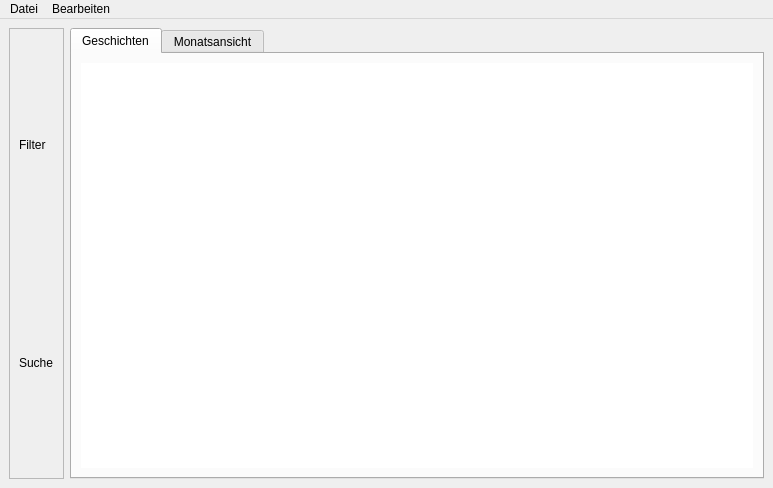
<?xml version="1.0" encoding="UTF-8"?>
<ui version="4.0">
 <class>MainWindow</class>
 <widget class="QMainWindow" name="MainWindow">
  <property name="geometry">
   <rect>
    <x>0</x>
    <y>0</y>
    <width>773</width>
    <height>488</height>
   </rect>
  </property>
  <property name="windowTitle">
   <string>Kalender</string>
  </property>
  <widget class="QWidget" name="centralwidget">
   <layout class="QHBoxLayout" name="horizontalLayout" stretch="0,5">
    <item>
     <widget class="QFrame" name="frame">
      <property name="frameShape">
       <enum>QFrame::StyledPanel</enum>
      </property>
      <property name="frameShadow">
       <enum>QFrame::Raised</enum>
      </property>
      <layout class="QVBoxLayout" name="verticalLayout_3">
       <item>
        <widget class="QLabel" name="label">
         <property name="text">
          <string>Filter</string>
         </property>
        </widget>
       </item>
       <item>
        <widget class="QLabel" name="label_2">
         <property name="text">
          <string>Suche</string>
         </property>
        </widget>
       </item>
      </layout>
     </widget>
    </item>
    <item>
     <widget class="QTabWidget" name="tabWidget">
      <property name="currentIndex">
       <number>0</number>
      </property>
      <widget class="QWidget" name="tab_2">
       <attribute name="title">
        <string>Geschichten</string>
       </attribute>
       <layout class="QVBoxLayout" name="verticalLayout">
        <item>
         <widget class="QTableWidget" name="storyTW">
          <property name="frameShape">
           <enum>QFrame::NoFrame</enum>
          </property>
          <property name="frameShadow">
           <enum>QFrame::Plain</enum>
          </property>
          <property name="lineWidth">
           <number>0</number>
          </property>
          <property name="editTriggers">
           <set>QAbstractItemView::NoEditTriggers</set>
          </property>
          <property name="tabKeyNavigation">
           <bool>false</bool>
          </property>
          <property name="showDropIndicator" stdset="0">
           <bool>false</bool>
          </property>
          <property name="dragDropOverwriteMode">
           <bool>false</bool>
          </property>
          <property name="selectionMode">
           <enum>QAbstractItemView::NoSelection</enum>
          </property>
          <property name="selectionBehavior">
           <enum>QAbstractItemView::SelectRows</enum>
          </property>
          <property name="showGrid">
           <bool>false</bool>
          </property>
          <property name="gridStyle">
           <enum>Qt::NoPen</enum>
          </property>
          <property name="wordWrap">
           <bool>false</bool>
          </property>
          <property name="cornerButtonEnabled">
           <bool>false</bool>
          </property>
          <attribute name="horizontalHeaderVisible">
           <bool>false</bool>
          </attribute>
          <attribute name="horizontalHeaderHighlightSections">
           <bool>false</bool>
          </attribute>
          <attribute name="verticalHeaderVisible">
           <bool>false</bool>
          </attribute>
          <attribute name="verticalHeaderHighlightSections">
           <bool>false</bool>
          </attribute>
          <column>
           <property name="text">
            <string>Titel</string>
           </property>
          </column>
          <column>
           <property name="text">
            <string>Datei</string>
           </property>
          </column>
          <column>
           <property name="text">
            <string>Pfad</string>
           </property>
          </column>
          <column>
           <property name="text">
            <string>Kurzinfo</string>
           </property>
          </column>
          <column>
           <property name="text">
            <string>Löschen</string>
           </property>
          </column>
         </widget>
        </item>
       </layout>
      </widget>
      <widget class="QWidget" name="month">
       <attribute name="title">
        <string>Monatsansicht</string>
       </attribute>
       <layout class="QVBoxLayout" name="verticalLayout_2" stretch="0,0">
        <item>
         <layout class="QHBoxLayout" name="horizontalLayout_2">
          <item>
           <widget class="QPushButton" name="previousB">
            <property name="text">
             <string>Letzter Monat</string>
            </property>
           </widget>
          </item>
          <item>
           <widget class="QLabel" name="monthLabel">
            <property name="text">
             <string>Monat</string>
            </property>
            <property name="alignment">
             <set>Qt::AlignCenter</set>
            </property>
           </widget>
          </item>
          <item>
           <widget class="QPushButton" name="nextB">
            <property name="text">
             <string>Nächster Monat</string>
            </property>
           </widget>
          </item>
         </layout>
        </item>
        <item>
         <widget class="MyTableWidget" name="monthTW">
          <property name="frameShape">
           <enum>QFrame::NoFrame</enum>
          </property>
          <property name="frameShadow">
           <enum>QFrame::Plain</enum>
          </property>
          <property name="lineWidth">
           <number>0</number>
          </property>
          <property name="verticalScrollBarPolicy">
           <enum>Qt::ScrollBarAlwaysOff</enum>
          </property>
          <property name="horizontalScrollBarPolicy">
           <enum>Qt::ScrollBarAlwaysOff</enum>
          </property>
          <property name="autoScroll">
           <bool>false</bool>
          </property>
          <property name="editTriggers">
           <set>QAbstractItemView::NoEditTriggers</set>
          </property>
          <property name="showDropIndicator" stdset="0">
           <bool>false</bool>
          </property>
          <property name="dragDropOverwriteMode">
           <bool>false</bool>
          </property>
          <property name="selectionMode">
           <enum>QAbstractItemView::NoSelection</enum>
          </property>
          <property name="showGrid">
           <bool>false</bool>
          </property>
          <property name="gridStyle">
           <enum>Qt::NoPen</enum>
          </property>
          <property name="cornerButtonEnabled">
           <bool>false</bool>
          </property>
          <property name="rowCount">
           <number>7</number>
          </property>
          <property name="columnCount">
           <number>7</number>
          </property>
          <attribute name="horizontalHeaderVisible">
           <bool>false</bool>
          </attribute>
          <attribute name="horizontalHeaderCascadingSectionResizes">
           <bool>false</bool>
          </attribute>
          <attribute name="horizontalHeaderHighlightSections">
           <bool>false</bool>
          </attribute>
          <attribute name="horizontalHeaderShowSortIndicator" stdset="0">
           <bool>false</bool>
          </attribute>
          <attribute name="horizontalHeaderStretchLastSection">
           <bool>false</bool>
          </attribute>
          <attribute name="verticalHeaderVisible">
           <bool>false</bool>
          </attribute>
          <attribute name="verticalHeaderHighlightSections">
           <bool>false</bool>
          </attribute>
          <row>
           <property name="text">
            <string>1</string>
           </property>
          </row>
          <row/>
          <row/>
          <row/>
          <row/>
          <row/>
          <row/>
          <column>
           <property name="text">
            <string>Montag</string>
           </property>
          </column>
          <column>
           <property name="text">
            <string>Neue Spalte</string>
           </property>
          </column>
          <column>
           <property name="text">
            <string>Dienstag</string>
           </property>
          </column>
          <column>
           <property name="text">
            <string>Mittwoch</string>
           </property>
          </column>
          <column>
           <property name="text">
            <string>Donnerstag</string>
           </property>
          </column>
          <column>
           <property name="text">
            <string>Freitag</string>
           </property>
          </column>
          <column>
           <property name="text">
            <string>Sonntag</string>
           </property>
          </column>
          <item row="0" column="0">
           <property name="text">
            <string>Montag</string>
           </property>
          </item>
          <item row="0" column="1">
           <property name="text">
            <string>Dienstag</string>
           </property>
          </item>
          <item row="0" column="2">
           <property name="text">
            <string>Mittwoch</string>
           </property>
          </item>
          <item row="0" column="3">
           <property name="text">
            <string>Donnerstag</string>
           </property>
          </item>
          <item row="0" column="4">
           <property name="text">
            <string>Freitag</string>
           </property>
          </item>
          <item row="0" column="5">
           <property name="text">
            <string>Samstag</string>
           </property>
          </item>
          <item row="0" column="6">
           <property name="text">
            <string>Sonntag</string>
           </property>
          </item>
         </widget>
        </item>
       </layout>
      </widget>
     </widget>
    </item>
   </layout>
  </widget>
  <widget class="QMenuBar" name="menuBar">
   <property name="geometry">
    <rect>
     <x>0</x>
     <y>0</y>
     <width>773</width>
     <height>21</height>
    </rect>
   </property>
   <widget class="QMenu" name="menuData">
    <property name="title">
     <string>Datei</string>
    </property>
    <addaction name="actionSchliessen"/>
   </widget>
   <widget class="QMenu" name="menuEdit">
    <property name="title">
     <string>Bearbeiten</string>
    </property>
    <addaction name="actionAddStory"/>
   </widget>
   <addaction name="menuData"/>
   <addaction name="menuEdit"/>
  </widget>
  <action name="actionSchliessen">
   <property name="text">
    <string>Schliessen</string>
   </property>
   <property name="whatsThis">
    <string>close</string>
   </property>
  </action>
  <action name="actionAddStory">
   <property name="text">
    <string>Geschichte hinzufügen</string>
   </property>
   <property name="whatsThis">
    <string>addstory</string>
   </property>
  </action>
 </widget>
 <customwidgets>
  <customwidget>
   <class>MyTableWidget</class>
   <extends>QTableWidget</extends>
   <header>myTableWidget</header>
  </customwidget>
 </customwidgets>
 <resources/>
 <connections/>
</ui>
